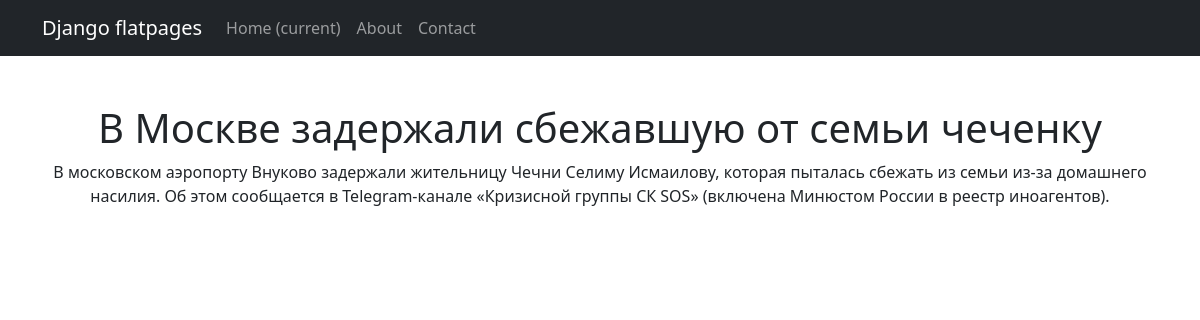
/news/news/3/, run on the app's committed database.
### news/models.py (models this page shows, shortened)
class Post(models.Model):
    objects = None
    NEWS = 'NW'
    ARTICLE = 'AR'
    TYPES = [
        (NEWS, 'News'),
        (ARTICLE, 'Article'),
    ]
    author = models.ForeignKey(Author, on_delete=models.CASCADE)
    post_type = models.CharField(max_length=2, choices=TYPES, default=NEWS)
    creation_date_time = models.DateTimeField(auto_now_add=True)
    category = models.ManyToManyField(Category, through='PostCategory')
    title = models.CharField(max_length=255)
    content = models.TextField()
    rating = models.IntegerField(default=0)

### news/views.py (the view)
# urls.py: path("news/<int:pk>/", views.news_detail, name="news_detail"),
def news_detail(request, pk):
    news = get_object_or_404(Post, pk=pk, post_type=Post.NEWS)
    return render(request, 'news_detail.html', {'post': news})

### templates/news_detail.html
{% extends "flatpages/default.html" %}
{% block content %}
  <h1>{{ post.title }}</h1>
  <p>{{ post.content }}</p>
{% endblock %}

### data on the page
Post: title "В Москве задержали сбежавшую от семьи чеченку", content "В московском аэропорту Внуково задержали жительницу Чечни Селиму Исмаилову, которая пыталась сбежать из семьи из-за домашнего насилия. Об этом сообщается в Telegram-канале «Кризисной группы СК SOS» (включена Минюстом России в реестр иноагентов)."
